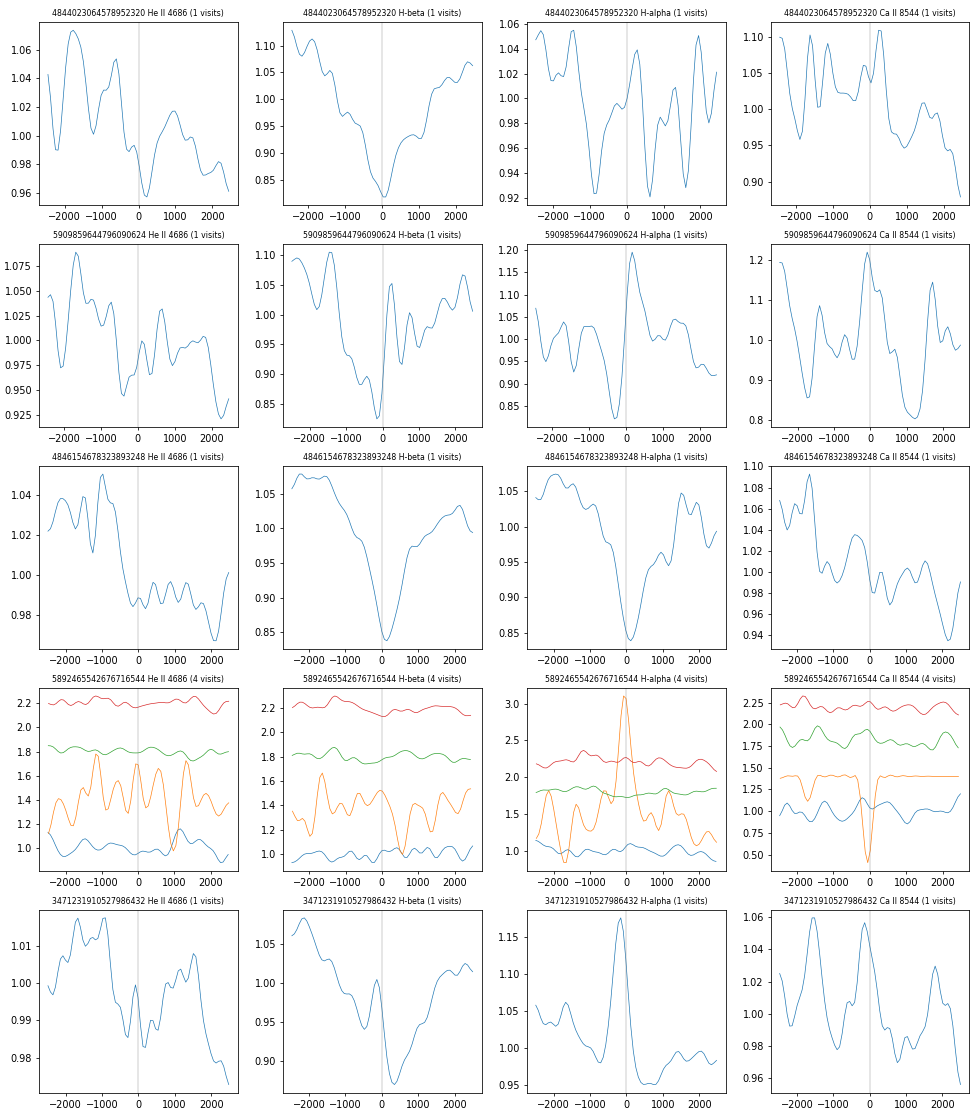

Write Python code to recreate this figure.
"""SDSS-V visits of 5 southern periodic hot white dwarfs (Gaia GLS, VSX periods): H-alpha, H-beta, He II 4686 and Ca II 8544 per visit."""
import os
import sys, numpy as np, matplotlib; matplotlib.use("Agg"); import matplotlib.pyplot as plt
sys.path.insert(0, os.path.expanduser("~/claude_projects/sdssv-white-dwarfs-2026/scripts")); import sdssv
from scipy.ndimage import gaussian_filter1d
C = 299792.458
S = [("4844023064578952320", "93071386"), ("5909859644796090624", "104192853"), ("4846154678323893248", "93083451"), ("5892465542676716544", "103950707"), ("3471231910527986432", "78010298")]
L = [("He II 4686", 4687.0), ("H-beta", 4862.7), ("H-alpha", 6564.6), ("Ca II 8544", 8544.4)]
fig, ax = plt.subplots(len(S), 4, figsize=(14, 3.2 * len(S)))
for i, (g, sid) in enumerate(S):
    try: vs = sdssv.visits(sid)
    except Exception as ex: ax[i, 0].set_title(f"{g} HOLE {type(ex).__name__}"); continue
    for j, (n, l) in enumerate(L):
        for k, v in enumerate(vs):
            vel = (v["wave"] / l - 1) * C; m = (np.abs(vel) < 2500) & (v["ivar"] > 0)
            if m.sum() < 20: continue
            y = v["flux"][m] / np.median(v["flux"][m]); ax[i, j].plot(vel[m], gaussian_filter1d(y, 1.5) + 0.4 * k, lw=.7)
        ax[i, j].axvline(0, color="grey", lw=.4); ax[i, j].set_title(f"{g} {n} ({len(vs)} visits)", fontsize=8)
plt.tight_layout(); plt.savefig("south_spec.png", dpi=70)
